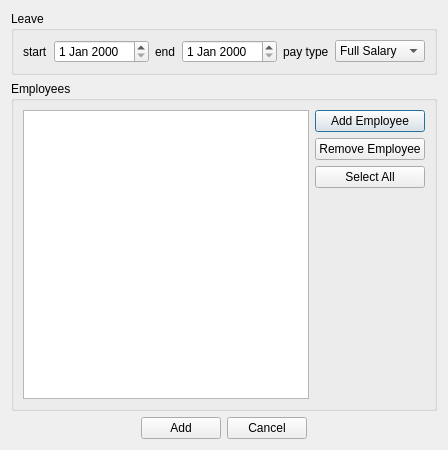
<?xml version="1.0" encoding="UTF-8"?>
<ui version="4.0">
 <class>addLeave</class>
 <widget class="QDialog" name="addLeave">
  <property name="geometry">
   <rect>
    <x>0</x>
    <y>0</y>
    <width>441</width>
    <height>450</height>
   </rect>
  </property>
  <property name="windowTitle">
   <string>Add Leave</string>
  </property>
  <layout class="QVBoxLayout" name="verticalLayout_4">
   <item>
    <layout class="QVBoxLayout" name="verticalLayout_3">
     <item>
      <widget class="QGroupBox" name="groupBox">
       <property name="title">
        <string>Leave</string>
       </property>
       <layout class="QHBoxLayout" name="horizontalLayout_2">
        <item>
         <layout class="QHBoxLayout" name="horizontalLayout" stretch="0,1,0,0,0,1">
          <item>
           <widget class="QLabel" name="label">
            <property name="text">
             <string>start</string>
            </property>
           </widget>
          </item>
          <item>
           <widget class="QDateEdit" name="deLeaveDate"/>
          </item>
          <item>
           <widget class="QLabel" name="label_3">
            <property name="text">
             <string>end</string>
            </property>
           </widget>
          </item>
          <item>
           <widget class="QDateEdit" name="deEndDate"/>
          </item>
          <item>
           <widget class="QLabel" name="label_2">
            <property name="text">
             <string>pay type</string>
            </property>
           </widget>
          </item>
          <item>
           <widget class="QComboBox" name="cbxPayType">
            <item>
             <property name="text">
              <string>Full Salary </string>
             </property>
            </item>
            <item>
             <property name="text">
              <string>Half Salary</string>
             </property>
            </item>
            <item>
             <property name="text">
              <string>NO Salary</string>
             </property>
            </item>
           </widget>
          </item>
         </layout>
        </item>
       </layout>
      </widget>
     </item>
     <item>
      <widget class="QGroupBox" name="groupBox_2">
       <property name="title">
        <string>Employees</string>
       </property>
       <layout class="QVBoxLayout" name="verticalLayout_2">
        <item>
         <layout class="QHBoxLayout" name="horizontalLayout_4">
          <item>
           <widget class="QListView" name="lvEmployee"/>
          </item>
          <item>
           <layout class="QVBoxLayout" name="verticalLayout" stretch="0,0,0,1">
            <item>
             <widget class="QPushButton" name="pbtnAddEmp">
              <property name="text">
               <string>Add Employee</string>
              </property>
             </widget>
            </item>
            <item>
             <widget class="QPushButton" name="pbtnRemEmp">
              <property name="text">
               <string>Remove Employee</string>
              </property>
             </widget>
            </item>
            <item>
             <widget class="QPushButton" name="pbtnSelectAll">
              <property name="text">
               <string>Select All</string>
              </property>
             </widget>
            </item>
            <item>
             <spacer name="verticalSpacer">
              <property name="orientation">
               <enum>Qt::Vertical</enum>
              </property>
              <property name="sizeHint" stdset="0">
               <size>
                <width>20</width>
                <height>40</height>
               </size>
              </property>
             </spacer>
            </item>
           </layout>
          </item>
         </layout>
        </item>
       </layout>
      </widget>
     </item>
     <item>
      <layout class="QHBoxLayout" name="horizontalLayout_3" stretch="1,0,0,1">
       <item>
        <spacer name="horizontalSpacer">
         <property name="orientation">
          <enum>Qt::Horizontal</enum>
         </property>
         <property name="sizeHint" stdset="0">
          <size>
           <width>40</width>
           <height>20</height>
          </size>
         </property>
        </spacer>
       </item>
       <item>
        <widget class="QPushButton" name="pbtnAdd">
         <property name="text">
          <string>Add</string>
         </property>
        </widget>
       </item>
       <item>
        <widget class="QPushButton" name="pbtnCancel">
         <property name="text">
          <string>Cancel</string>
         </property>
        </widget>
       </item>
       <item>
        <spacer name="horizontalSpacer_2">
         <property name="orientation">
          <enum>Qt::Horizontal</enum>
         </property>
         <property name="sizeHint" stdset="0">
          <size>
           <width>40</width>
           <height>20</height>
          </size>
         </property>
        </spacer>
       </item>
      </layout>
     </item>
    </layout>
   </item>
  </layout>
 </widget>
 <resources/>
 <connections>
  <connection>
   <sender>pbtnCancel</sender>
   <signal>clicked()</signal>
   <receiver>addLeave</receiver>
   <slot>close()</slot>
   <hints>
    <hint type="sourcelabel">
     <x>227</x>
     <y>429</y>
    </hint>
    <hint type="destinationlabel">
     <x>314</x>
     <y>425</y>
    </hint>
   </hints>
  </connection>
 </connections>
</ui>
